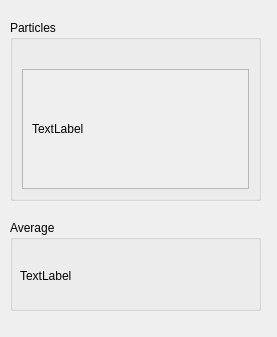
<?xml version="1.0" encoding="UTF-8"?>
<ui version="4.0">
 <class>DialogParticles</class>
 <widget class="QDialog" name="DialogParticles">
  <property name="geometry">
   <rect>
    <x>0</x>
    <y>0</y>
    <width>277</width>
    <height>337</height>
   </rect>
  </property>
  <property name="windowTitle">
   <string>Dialog</string>
  </property>
  <widget class="QGroupBox" name="groupBox">
   <property name="geometry">
    <rect>
     <x>10</x>
     <y>20</y>
     <width>251</width>
     <height>181</height>
    </rect>
   </property>
   <property name="title">
    <string>Particles</string>
   </property>
   <layout class="QVBoxLayout" name="verticalLayout">
    <item>
     <widget class="QLabel" name="labelParticlesTop">
      <property name="text">
       <string/>
      </property>
     </widget>
    </item>
    <item>
     <widget class="QScrollArea" name="scrollArea">
      <property name="minimumSize">
       <size>
        <width>0</width>
        <height>100</height>
       </size>
      </property>
      <property name="widgetResizable">
       <bool>true</bool>
      </property>
      <widget class="QWidget" name="scrollAreaWidgetContents">
       <property name="geometry">
        <rect>
         <x>0</x>
         <y>0</y>
         <width>225</width>
         <height>112</height>
        </rect>
       </property>
       <layout class="QVBoxLayout" name="verticalLayout_2">
        <item>
         <widget class="QLabel" name="labelParticles">
          <property name="minimumSize">
           <size>
            <width>0</width>
            <height>0</height>
           </size>
          </property>
          <property name="text">
           <string>TextLabel </string>
          </property>
         </widget>
        </item>
       </layout>
      </widget>
     </widget>
    </item>
   </layout>
  </widget>
  <widget class="QGroupBox" name="groupBox_2">
   <property name="geometry">
    <rect>
     <x>10</x>
     <y>220</y>
     <width>251</width>
     <height>91</height>
    </rect>
   </property>
   <property name="title">
    <string>Average</string>
   </property>
   <widget class="QLabel" name="labelAvgParticles">
    <property name="geometry">
     <rect>
      <x>10</x>
      <y>30</y>
      <width>191</width>
      <height>51</height>
     </rect>
    </property>
    <property name="text">
     <string>TextLabel</string>
    </property>
   </widget>
  </widget>
 </widget>
 <resources/>
 <connections/>
</ui>
